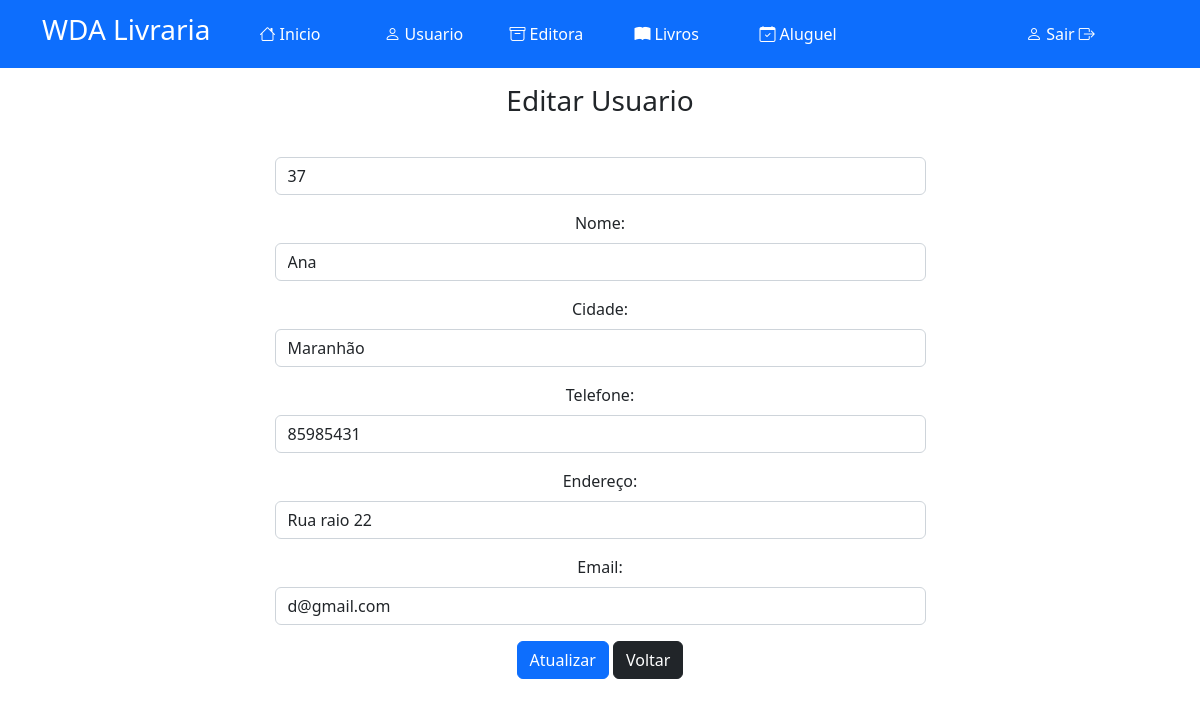
/index.php?menuop=editar-usuario&idUsuario=37 (signed in), run on the app's committed database.
### tables this page shows
CREATE TABLE `tbusuario` (
  `idUsuario` int(11) NOT NULL,
  `nomeUsuario` varchar(200) NOT NULL,
  `cidadeUsuario` varchar(150) NOT NULL,
  `numeroUsuario` int(10) NOT NULL,
  `endereçoUsuario` varchar(200) NOT NULL,
  `emailUsuario` varchar(200) NOT NULL
);

### paginas/usuario/editar-usuario.php (the view, shortened to what this page needs)
<?php
$idUsuario = $_GET["idUsuario"];
$sql = "SELECT * FROM tbusuario WHERE idUsuario= {$idUsuario}";
$rs = $conexao -> query($sql);
$dados = $rs -> fetch_assoc();
?>
<center>
<header class="mb-3 mt-3">
    <h3>Editar Usuario</h3>
</header>
<div>
    <form action="index.php?menuop=atualizar-usuario" method="POST">
        <div class="mb-3 col-7">
            <input class="form-control" type="text" name="idUsuario" value="<?=$dados["idUsuario"]?>">
        </div>
        <div class="mb-3 col-7">
            <label class="form-label" for="nomeUsuario">Nome:</label>
            <input class="form-control" type="text" name="nomeUsuario" value="<?=$dados["nomeUsuario"]?>">
        </div>
        <div class="mb-3 col-7">
            <label class="form-label" for="cidadeUsuario">Cidade:</label>
            <input class="form-control" type="text" name="cidadeUsuario" value="<?=$dados["cidadeUsuario"]?>">
        </div>
        <div class="mb-3 col-7">
            <label class="form-label" for="numeroUsuario">Telefone:</label>
            <input class="form-control" type="text" name="numeroUsuario" value="<?=$dados["numeroUsuario"]?>">
        </div>
        <div class="mb-3 col-7">
            <label class="form-label" for="endereçoUsuario">Endereço:</label>
            <input class="form-control" type="text" name="endereçoUsuario" value="<?=$dados["endereçoUsuario"]?>">
        </div>
        <div class="mb-3 col-7">
            <label class="form-label" for="emailUsuario">Email:</label>
            <input class="form-control" type="email" name="emailUsuario" value="<?=$dados["emailUsuario"]?>">
        </div>
        <div class="mb-3 col-7">
            <input class="btn btn-primary" type="submit" value = "Atualizar" name="btnAtualizar">
            <a href="?menuop=usuario" class="btn btn-dark">Voltar</a>
        </div>
    </form>
</div>
</center>

### style.css (style rules this page uses)
* { margin: 0px; padding: 0px; }
body { background-color: rgb(228, 228, 228); }

### index.php (style rules this page uses)
body { background-color: #fff; }

### data on the page
tbusuario: idUsuario "37", nomeUsuario "Ana", cidadeUsuario "Maranhão", numeroUsuario "85985431", endereçoUsuario "Rua raio 22", emailUsuario "d@gmail.com"
